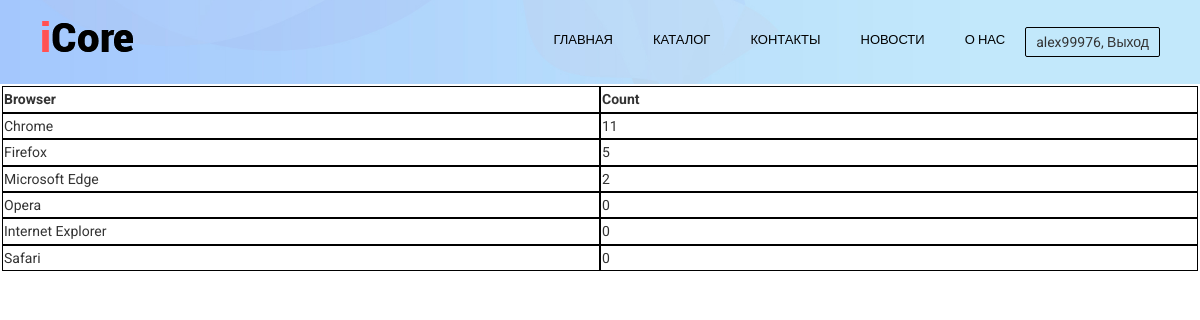
/admins/stat/index.php (signed in), run on the app's committed database.
### tables this page shows
CREATE TABLE `header_nav` (
  `id` int NOT NULL,
  `name` varchar(255) NOT NULL,
  `page` varchar(255) NOT NULL
);

CREATE TABLE `browsers` (
  `id` int NOT NULL,
  `name` varchar(20) NOT NULL,
  `count` int NOT NULL DEFAULT '0'
);

### main.php (called while the page is built, shortened)
<?php
if (isset($_SESSION['authorized']) && $_SESSION['authorized']) {
    $isAuthorizedUser = true;
} else {
    $isAuthorizedUser = false;
}

### admins/stat/index.php (the view, shortened to what this page needs)
<?php
include "../../main.php";
?>
<!DOCTYPE HTML>
<html lang="ru">
<head>
    <link rel="stylesheet" href="../../assets/css/login_style.css">
</head>
<body>
<?php
include "../manager/header.php";
?>
<?php
$SQL = "SELECT * FROM `browsers` ORDER BY count DESC";;
$request = mysqli_query($mySQL, $SQL);
if ($request) {
    $data = mysqli_fetch_all($request);
    echo '<table align="center" width="100%"><tr>
        <td><b>Browser</b></td>
        <td><b>Count</b></td>';
    foreach ($data as $item) {
        echo '<tr>
            <td>', $item[1],'</td>
            <td>', $item[2],'</td>
            </tr>';
    }
    echo '</table>';
}

### admins/manager/header.php (shortened to what this page needs)
<header class="header">
    <div class="container">
        <div class="header-inner">
            <div class="header-logo"><a href="../index.php"><img src="../../assets/images/main/logo.png"></a></div>
            <div class="nav-block">
                <nav>
                    <ul class="nav">
                        <?php
                        $mySQL = mysqli_connect("localhost", "root", "", "site_db");
                        $SQL = "SELECT * FROM `header_nav`";
                        $request = mysqli_query($mySQL, $SQL);
                        if ($request) {
                            $data = mysqli_fetch_all($request);
                            foreach ($data as $item) {
                                echo '<li><a class="nav-link" href="../../', $item[2], '?id=', $item[0],'">', $item[1], '</a></li>';
                            }
                        }
                        ?>
                    </ul>
                </nav>
                <?php
                if (isset($_GET['id']))
                {
                    $id = $_GET['id'];
                }
                else
                {
                    $id = 1;
                }
                if (!$isAuthorizedUser) {
                    echo '<div class="header-entry"><a href="login.php?id=', $id,'">Вход</a></div>';
                } else {
                    echo '<div class="header-entry"><a href="logout.php?id=', $id,'">', $_SESSION['name'], ', Выход</a></div>';
                }
                ?>
            </div>
        </div>
    </div>
</header>

### assets/css/login_style.css (style rules this page uses)
body { margin: 0; font-family: 'Roboto', sans-serif; font-size: 14px; line-height: 1.6; color: #333; }
*, *:before, *:after { box-sizing: border-box; }
.container { width: 100%; max-width: 95%; margin: 0 auto; padding: 0 10px; }
.header { background: url("../images/main/intro_bg.jpg") center no-repeat; -webkit-background-size: cover; background-size: cover; width: 100%; padding: 15px 0; top: 0; left: 0; right: 0; z-index: 1000; }
a { color: dodgerblue; }

### assets/css/header.css (style rules this page uses)
.header-inner { display: flex; justify-content: space-between; align-items: center; }
.header-logo { font-size: 34px; font-weight: 700; color: black; }
.nav { font-size: 13px; text-transform: uppercase; color: black; }
.nav li { display: inline; }
.nav-link { display: inline-block; vertical-align: top; margin: 0 20px; position: relative; color: black; text-decoration: none; transition: color 0.2s linear; }
.nav-link:after { content: ""; display: block; width: 100%; height: 3px; background-color: #75bbf4; opacity: 0; position: absolute; top: 100%; left: 0; z-index: 1; transition: opacity 0.2s linear; }
.header-entry a { text-decoration: none; flex-direction: column; justify-content: center; display: flex; color: #333333; padding: 3px 10px; margin: 10px 0; border: 1px solid black; border-radius: 2px; transition: border,color 0.3s linear; }
.nav-block { display: flex; width: 100%; justify-content: flex-end; }

### admins/stat/index.php (style rules this page uses)
td { width: 100%; border: solid 1px black; }
tr { display: inline-flex; width: 100%; justify-content: center; }

### data on the page
header_nav: name "ГЛАВНАЯ"
header_nav: name "КАТАЛОГ"
header_nav: name "КОНТАКТЫ"
header_nav: name "НОВОСТИ"
header_nav: name "О НАС"
browsers: name "Chrome", count "11"
browsers: name "Firefox", count "5"
browsers: name "Microsoft Edge", count "2"
browsers: name "Opera", count "0"
browsers: name "Internet Explorer", count "0"
browsers: name "Safari", count "0"

### other printed values
$_SESSION['name'] "alex99976"
